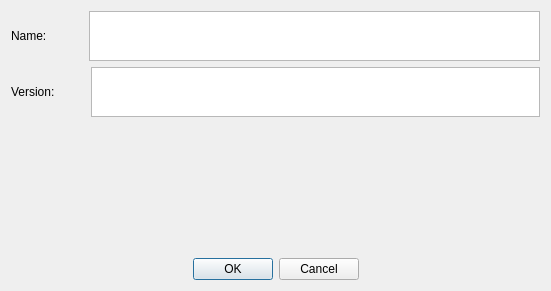
<?xml version="1.0" encoding="UTF-8"?>
<ui version="4.0">
 <class>CreateGymkhawnaDialogue</class>
 <widget class="QDialog" name="CreateGymkhawnaDialogue">
  <property name="geometry">
   <rect>
    <x>0</x>
    <y>0</y>
    <width>551</width>
    <height>291</height>
   </rect>
  </property>
  <property name="windowTitle">
   <string>CreateGymkhawnaDialogue</string>
  </property>
  <layout class="QGridLayout" name="gridLayout">
   <item row="0" column="0">
    <layout class="QHBoxLayout" name="NameLayout">
     <property name="sizeConstraint">
      <enum>QLayout::SetDefaultConstraint</enum>
     </property>
     <item>
      <widget class="QLabel" name="NameLable">
       <property name="text">
        <string>Name:  </string>
       </property>
      </widget>
     </item>
     <item>
      <spacer name="spaceName">
       <property name="orientation">
        <enum>Qt::Horizontal</enum>
       </property>
       <property name="sizeType">
        <enum>QSizePolicy::Fixed</enum>
       </property>
       <property name="sizeHint" stdset="0">
        <size>
         <width>30</width>
         <height>10</height>
        </size>
       </property>
      </spacer>
     </item>
     <item>
      <widget class="QPlainTextEdit" name="NameInput">
       <property name="enabled">
        <bool>true</bool>
       </property>
       <property name="maximumSize">
        <size>
         <width>16777215</width>
         <height>50</height>
        </size>
       </property>
      </widget>
     </item>
    </layout>
   </item>
   <item row="5" column="0">
    <widget class="QDialogButtonBox" name="DialogueButtons">
     <property name="standardButtons">
      <set>QDialogButtonBox::Cancel|QDialogButtonBox::Ok</set>
     </property>
     <property name="centerButtons">
      <bool>true</bool>
     </property>
    </widget>
   </item>
   <item row="2" column="0">
    <layout class="QHBoxLayout" name="layoutVersion">
     <property name="sizeConstraint">
      <enum>QLayout::SetDefaultConstraint</enum>
     </property>
     <item>
      <widget class="QLabel" name="VersionLabel">
       <property name="text">
        <string>Version:</string>
       </property>
      </widget>
     </item>
     <item>
      <spacer name="VersionSpace">
       <property name="orientation">
        <enum>Qt::Horizontal</enum>
       </property>
       <property name="sizeType">
        <enum>QSizePolicy::Fixed</enum>
       </property>
       <property name="sizeHint" stdset="0">
        <size>
         <width>30</width>
         <height>10</height>
        </size>
       </property>
      </spacer>
     </item>
     <item>
      <widget class="QPlainTextEdit" name="VersionInput">
       <property name="enabled">
        <bool>true</bool>
       </property>
       <property name="maximumSize">
        <size>
         <width>16777215</width>
         <height>50</height>
        </size>
       </property>
      </widget>
     </item>
    </layout>
   </item>
   <item row="3" column="0">
    <widget class="QLabel" name="errorLabel">
     <property name="enabled">
      <bool>true</bool>
     </property>
     <property name="minimumSize">
      <size>
       <width>60</width>
       <height>30</height>
      </size>
     </property>
     <property name="baseSize">
      <size>
       <width>0</width>
       <height>0</height>
      </size>
     </property>
     <property name="text">
      <string/>
     </property>
    </widget>
   </item>
  </layout>
 </widget>
 <layoutdefault spacing="6" margin="11"/>
 <resources/>
 <connections>
  <connection>
   <sender>DialogueButtons</sender>
   <signal>accepted()</signal>
   <receiver>CreateGymkhawnaDialogue</receiver>
   <slot>accept()</slot>
   <hints>
    <hint type="sourcelabel">
     <x>237</x>
     <y>231</y>
    </hint>
    <hint type="destinationlabel">
     <x>246</x>
     <y>144</y>
    </hint>
   </hints>
  </connection>
  <connection>
   <sender>DialogueButtons</sender>
   <signal>rejected()</signal>
   <receiver>CreateGymkhawnaDialogue</receiver>
   <slot>reject()</slot>
   <hints>
    <hint type="sourcelabel">
     <x>237</x>
     <y>231</y>
    </hint>
    <hint type="destinationlabel">
     <x>246</x>
     <y>144</y>
    </hint>
   </hints>
  </connection>
 </connections>
</ui>
